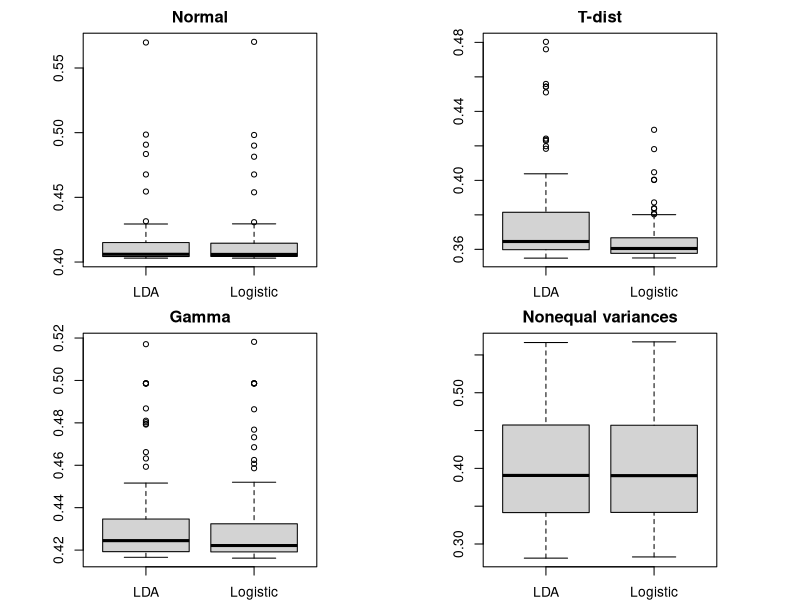
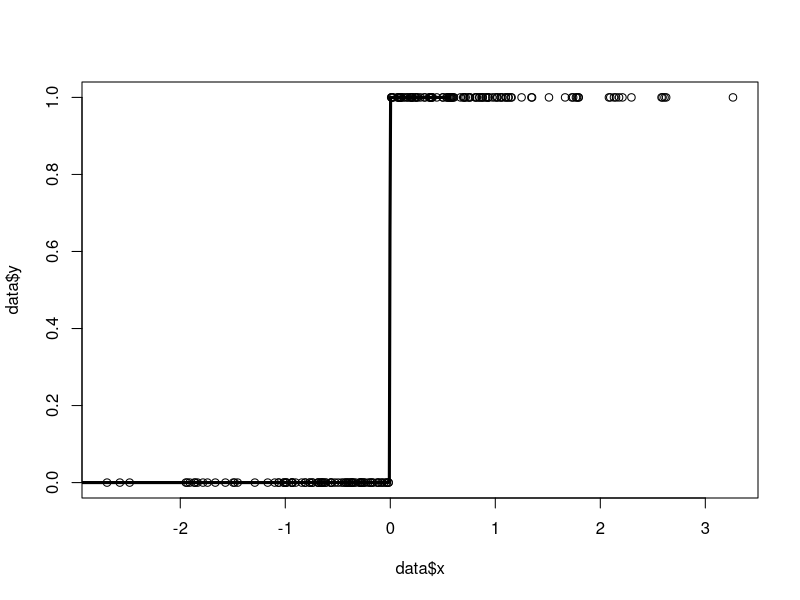

Recreate these plots in R, in order.
####################################################
### Simulation study to compare LDA and Logistic ###
##### And assess robustness to LDA assumptions #####
####################################################

library(MASS)

n = 100
n_test = 10000

expit = function(x) {
  return(exp(x) / (1 + exp(x)))
}

## generate testing data sets for each of the four scenarios

## Normality
data_test_normal = data.frame(x = rnorm(n_test))
data_test_normal$y = rbinom(n_test, 1, p = expit(0.5*data_test_normal$x))

## T-distribution with 2 df
data_test_t = data.frame(x = rt(n_test, df=2))
data_test_t$y = rbinom(n_test, 1, p = expit(0.5*data_test_t$x))

## Gamma distribution (skewed)
data_test_gamma = data.frame(x = rgamma(n_test, 1,.1))
data_test_gamma$x = (data_test_gamma$x - mean(data_test_gamma$x))/
  sd(data_test_gamma$x)
data_test_gamma$y = rbinom(n_test, 1, p = expit(0.5*data_test_gamma$x))

## Now generate data where the constant variance assumption is incorrect
data_test_var = data.frame(y = c(rep(1, n_test/2), rep(0,n_test/2)))
data_test_var$x = rep(NA, n_test)

data_test_var$x[1:(n_test/2)] = rnorm(n_test/2, mean=1, sd=1)
data_test_var$x[(n_test/2 + 1):n_test] = rnorm(n_test/2, sd=10)

## Now we will generate many training data sets and see
## how well LDA and logistic regression predict the test data

## store results
nSim = 100
test_error_lda = matrix(NA, nSim, 4)
test_error_log = matrix(NA, nSim, 4)


for (ni in 1 : nSim) {
  ## generate normal training data
  data_normal = data.frame(x = rnorm(n))
  data_normal$y = rbinom(n, 1, p = expit(0.5*data_normal$x))
  
  ## fit logistic model and store error rate
  modLOG = glm(y ~ x, family=binomial, data=data_normal)
  pred_testLOG = 1*(predict(modLOG, data_test_normal, 
                            type="response") > 0.5)

  test_error_log[ni,1] = mean(pred_testLOG != data_test_normal$y)
  
  ## Fit LDA model and store error rate
  modLDA = lda(y ~ x, data=data_normal)
  pred_testLDA = as.numeric(predict(modLDA, newdata=
                                      data_test_normal)$class) - 1
  test_error_lda[ni,1] = mean(pred_testLDA != data_test_normal$y)

  ## T-distribution with 2 df
  data_t = data.frame(x = rt(n, df=2))
  data_t$y = rbinom(n, 1, p = expit(0.5*data_t$x))
  
  ## fit logistic model and store error rate
  modLOG = glm(y ~ x, family=binomial, data=data_t)
  pred_testLOG = 1*(predict(modLOG, data_test_t, 
                            type="response") > 0.5)
  test_error_log[ni,2] = mean(pred_testLOG != data_test_t$y)
  
  ## Fit LDA model and store error rate
  modLDA = lda(y ~ x, data=data_t)
  pred_testLDA = as.numeric(predict(modLDA, newdata=
                                      data_test_t)$class) - 1
  test_error_lda[ni,2] = mean(pred_testLDA != data_test_t$y)
  
  ## Gamma distribution (skewed)
  data_gamma = data.frame(x = rgamma(n, 1,.1))
  data_gamma$x = (data_gamma$x - mean(data_gamma$x))/
    sd(data_gamma$x)
  data_gamma$y = rbinom(n, 1, p = expit(0.5*data_gamma$x))
  
  ## fit logistic model and store error rate
  modLOG = glm(y ~ x, family=binomial, data=data_gamma)
  pred_testLOG = 1*(predict(modLOG, data_test_gamma, 
                            type="response") > 0.5)
  test_error_log[ni,3] = mean(pred_testLOG != data_test_gamma$y)
  
  ## Fit LDA model and store error rate
  modLDA = lda(y ~ x, data=data_gamma)
  pred_testLDA = as.numeric(predict(modLDA, newdata=
                                      data_test_gamma)$class) - 1
  test_error_lda[ni,3] = mean(pred_testLDA != data_test_gamma$y)
  
  ## Now generate data where the constant variance assumption is incorrect
  data_var = data.frame(y = c(rep(1, n/2), rep(0,n/2)))
  data_var$x = rep(NA, n)
  
  data_var$x[1:(n/2)] = rnorm(n/2, mean=1, sd=1)
  data_var$x[(n/2 + 1):n] = rnorm(n/2, sd=10)
  
  ## fit logistic model and store error rate
  modLOG = glm(y ~ x, family=binomial, data=data_var)
  pred_testLOG = 1*(predict(modLOG, data_test_var, 
                            type="response") > 0.5)
  test_error_log[ni,4] = mean(pred_testLOG != data_test_var$y)
  
  ## Fit LDA model and store error rate
  modLDA = lda(y ~ x, data=data_var)
  pred_testLDA = as.numeric(predict(modLDA, newdata=
                                      data_test_var)$class) - 1
  test_error_lda[ni,4] = mean(pred_testLDA != data_test_var$y)
}

## Plot the results
par(mfrow=c(2,2), pty='s', mar=c(2,2,2,2))
boxplot(x=cbind(test_error_lda[,1], test_error_log[,1]),
        names = c("LDA", "Logistic"), main="Normal")

boxplot(x=cbind(test_error_lda[,2], test_error_log[,2]),
        names = c("LDA", "Logistic"), main="T-dist")

boxplot(x=cbind(test_error_lda[,3], test_error_log[,3]),
        names = c("LDA", "Logistic"), main="Gamma")

boxplot(x=cbind(test_error_lda[,4], test_error_log[,4]),
        names = c("LDA", "Logistic"), main="Nonequal variances")








####################################################
### Creating a data set with perfect separation ####
##### What happens to both LDA and Logistic reg ####
####################################################

## remove the 2 by 2 plotting window
dev.off()

## sample size
n = 200

## create an outcome that is perfectly separated by x
data = data.frame(x=rnorm(n))
data$y = 1*(data$x > 0)

## look at testing data on a grid
data_test = data.frame(x = seq(-3, 3, length=1000))
data_test$y = 1*(data_test$x > 0) 

## fit GLM and look at estimated coefficients!
modGLM = glm(y ~ x, family=binomial, data=data)
summary(modGLM)

plot(data$x,data$y)

## predicted probability of Y=1 on the grid
lines(data_test$x, expit(modGLM$coefficients[1] + 
                      modGLM$coefficients[2]*data_test$x), type='l', lwd=3)

## Fit LDA model
modLDA = lda(y ~ x, data=data)
modLDA


## Compare predictions
predGLM = 1*(predict(modGLM, data_test, 
                     type="response") > 0.5)
predLDA = as.numeric(predict(modLDA, newdata=
                               data_test)$class) - 1

## testing error rates
mean(predGLM != data_test$y)
mean(predLDA != data_test$y)
